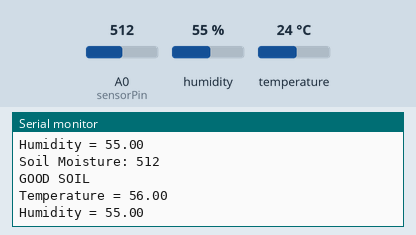
This sketch was run on a simulated Arduino Uno, built with avr-gcc and run on an emulated ATmega328P. Shown: the last lines printed to the serial monitor. Inputs (shaded band) come from the test bench; at power-on: A0 (sensorPin) = 512, humidity 55 %, temperature 24 °C.

Above: at 1.8 s.
1.9 s: A0 (sensorPin) set to 306
At 2.7 s:
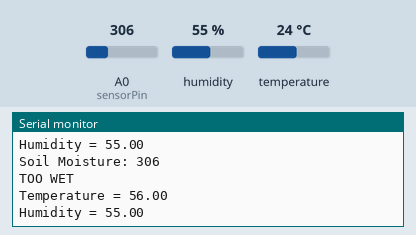
4.6 s: A0 (sensorPin) set to 900
At 6.0 s:
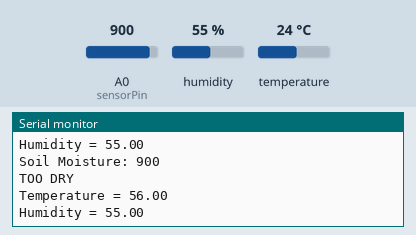
7.7 s: humidity set to 22 %
At 8.9 s:
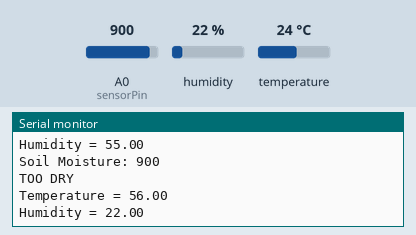
9.2 s: A0 (sensorPin) set to 1023
13.4 s: temperature set to 12 °C
At 14.3 s:
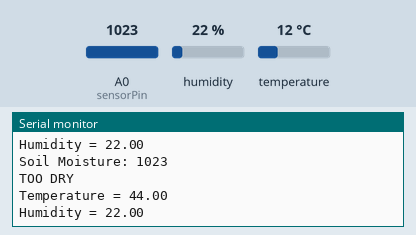
14.9 s: humidity set to 40 %
At 16.0 s:
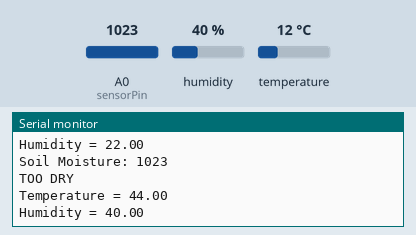
Timing chart, 0 to 17.4 s (numbered marks = the images above; inputs shaded):
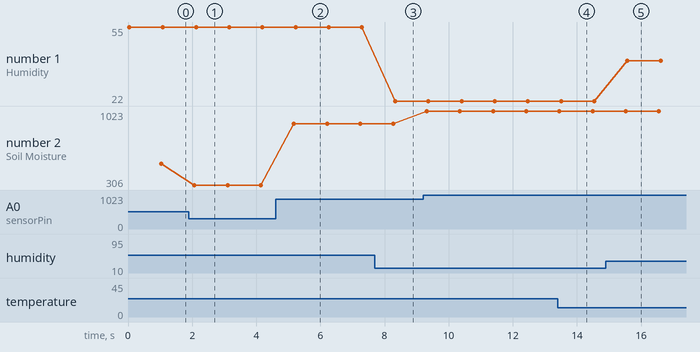

The sketch:

ARCIE_MAIN.ino
```cpp
/*
  ARDUINO CONTROLLED INDEPENDENT ECOSYSTEM

  CODE: Reads soil moisture levels, humiidty levels, temperature in F
  OUTPUT: Currently routed to serial monitor, will be displayed on LCD module in separate file

  TEAM #8 MEMBERS: Alex Benson, Isa Fontana, Macy Green
*/

// -------------------------------------
// LIBRARIES AND DEFINITIONS
#include <dht.h>

// change these values based on calibration
#define soilWet 500   // define max value we consider soil 'wet'
#define soilDry 750   // define min value we consider soil 'dry'

// sensor pins
#define sensorPower 8 // soil, digital out
#define sensorPin A0 // soil, analog in
#define DHT11_PIN 7 // humidity, temperature, digital out

dht DHT; // DHT11 module definituion
// -------------------------------------


void setup() {
	pinMode(sensorPower, OUTPUT);

	// initially keep the sensor OFF
	digitalWrite(sensorPower, LOW);

	Serial.begin(9600);
}

void loop() {
  // VARIABLES
  unsigned long currentMillis = millis(); // get current time in milliseconds
  int moisture = -1; // initializes moisture vairables
  unsigned long soilInterval = 1000; // takes reading every 8 hours, use 1000 for testing. 8 * 60 * 60 *
  static unsigned long lastSoilTime = 0;

  // ---------SOIL---------
  if (currentMillis - lastSoilTime >= soilInterval) {
    lastSoilTime = currentMillis;
    moisture = readSensor();

    Serial.print("Soil Moisture: ");
    Serial.println(moisture); // ANALOG OUTPUT, refer to calibration def to know what this means

    // determine status of our soil
    if (moisture < soilWet) {
      Serial.println("TOO WET");
    } else if (moisture >= soilWet && moisture < soilDry) {
      Serial.println("GOOD SOIL");
    } else {
      Serial.println("TOO DRY");
    }
  }
	//----------------------

  // ----------HUMIDITY-&-TEMP----------
  int chk = DHT.read11(DHT11_PIN);
  float temperature = DHT.temperature;
  temperature = (temperature * (9/5)) + 32;
  float humidity = DHT.humidity;
  Serial.print("Temperature = ");
  Serial.println(temperature);
  Serial.print("Humidity = ");
  Serial.println(humidity);
  delay(1000);
  }
  //------------------------------------
  // end void setup look

// ------------FUNCTIONS------------
//  READ SENSOR FUNCTION returns the analog soil moisture measurement
int readSensor() {
	digitalWrite(sensorPower, HIGH);  // turn the sensor ON
	delay(10);                        // allow power to settle
	int val = analogRead(sensorPin);	// read the analog value form sensor
	digitalWrite(sensorPower, LOW);		// turn the sensor OFF
	return val;							          // return analog moisture value
}
// ---------------------------------
```

Measured:
- after the input at 1.9 s, the serial monitor: prints a new line after 0.17 s (image 1)
- after the input at 4.6 s, the serial monitor: prints a new line after 0.57 s (image 2)
- after the input at 7.7 s, the serial monitor: prints a new line after 0.63 s (image 3)
- after the input at 13.4 s, the serial monitor: prints a new line after 0.08 s (image 4)
- after the input at 14.9 s, the serial monitor: prints a new line after 0.67 s (image 5)
- plotted number 1: 55 → 22 after the input at 7.7 s, 22 → 40 after the input at 14.9 s
- plotted number 2: 512 → 306 after the input at 1.9 s, 306 → 900 after the input at 4.6 s, 900 → 1023 after the input at 9.2 s
